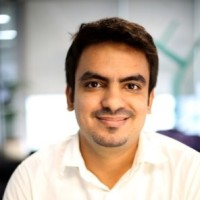
#> input picture frontend/build/images/photos/rajan.jpg, 200 x 200 px
$ python -i check_image.py   (imports and definitions only)   (older library calls are emulated)
#> lines starting #> are read from the running program, lines starting #| are printed output that depends on the picture
import io
from PIL import Image
from sightengine.client import SightengineClient


class ImageValidator:
    def __init__(self, image):
        self.image = image

    def check(self, photo):
        client = SightengineClient('265804968', 'kqyZakkeqA6GPRQEqXzE')
        output = client.check('wad').set_file(photo)
        weapon = output['weapon']
        alcohol = output['alcohol']
        drugs = output['drugs']
        if weapon > 0.1:
            return "Weapon"
        if alcohol > 0.1:
            return "Alcohol"
        if drugs > 0.1:
            return "Drugs"
        return None

    def resize(self, max_height=300):
        img = Image.open(self.image)
        width, height = img.size
        resize_ratio = height / max_height
        new_height = int(height // resize_ratio)
        new_width = int(width // resize_ratio)
        resized = img.resize((new_width, new_height), Image.ANTIALIAS)
        if new_width > max_height:
            width_side_crop = int((new_width - max_height) // 2)
            resized = resized.crop((width_side_crop, 0, new_width - width_side_crop, new_height))
        imgByteArr = io.BytesIO()
        format = str(self.image.name.split(".")[-1]).upper()
        if format == 'JPG':
            format = 'JPEG'
        resized.save(imgByteArr, format=format)
        return imgByteArr.getvalue()

>>> import cv2
>>> picture = cv2.imread('../frontend/build/images/photos/rajan.jpg', cv2.IMREAD_GRAYSCALE)
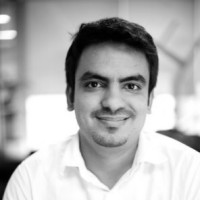
#> picture: shape (200, 200); min 0, max 255, mean 178.3
>>> result = ImageValidator(picture).resize()
#> (the run stopped early here; a loop or call above may not have finished)

$ run again, on frontend/build/images/photos/talha.jpg
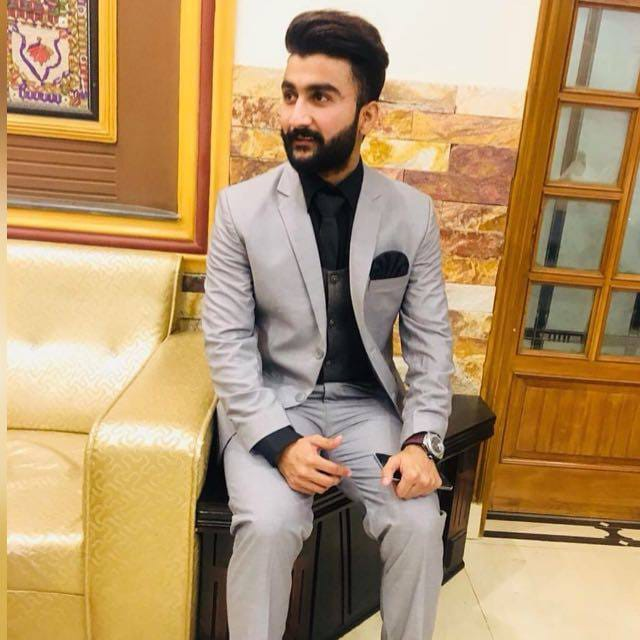
#> input picture frontend/build/images/photos/talha.jpg, 640 x 640 px
#> `picture = cv2.imread('../frontend/build/images/photos/rajan.jpg', cv2...`:
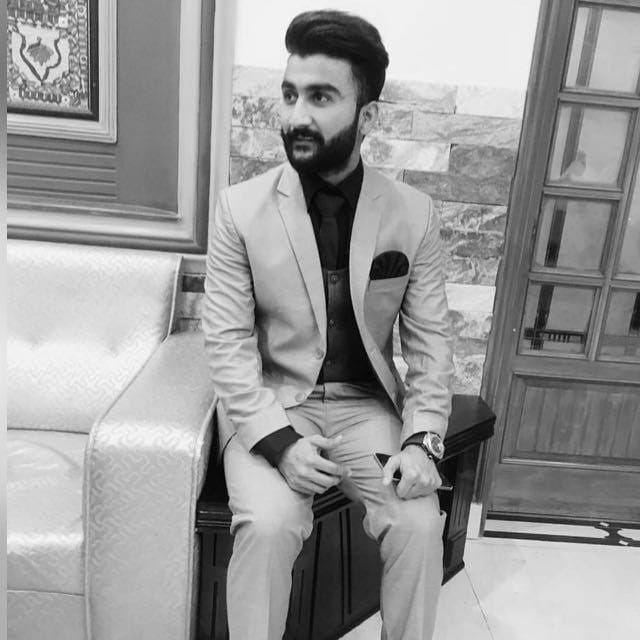
#> picture: shape (640, 640); min 0, max 255, mean 153.2

$ run again, on frontend/build/images/photos/zahra.jpg
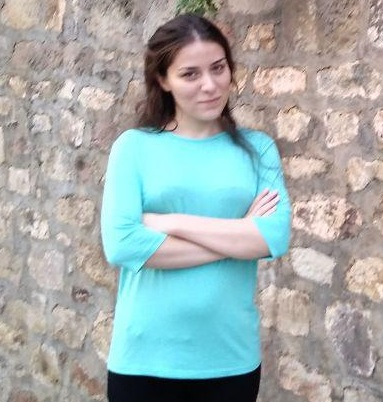
#> input picture frontend/build/images/photos/zahra.jpg, 383 x 402 px
#> `picture = cv2.imread('../frontend/build/images/photos/rajan.jpg', cv2...`:
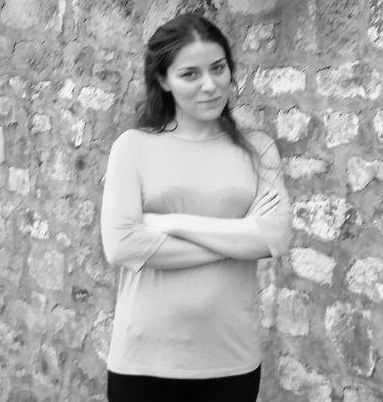
#> picture: shape (402, 383); min 0, max 255, mean 168.9
